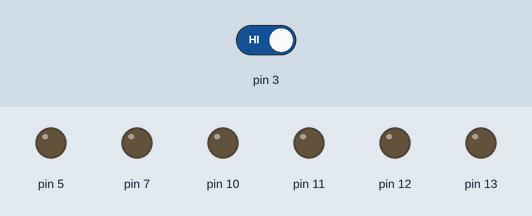
Recording of a sketch running on a simulated Arduino Uno, built with avr-gcc and run on an emulated ATmega328P. Shown: output pins drawn as LEDs (lit = HIGH). Dashed ring = blinking. Inputs (shaded band) come from the test bench; at power-on: pin 3 HIGH.

Above: at 12.8 s.
12.9 s: pin 3 driven LOW
At 14.3 s:
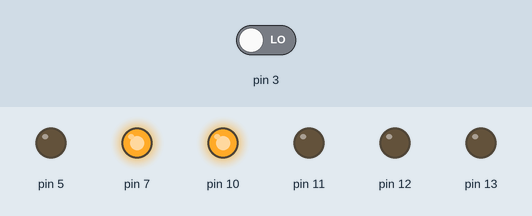
At 18.4 s:
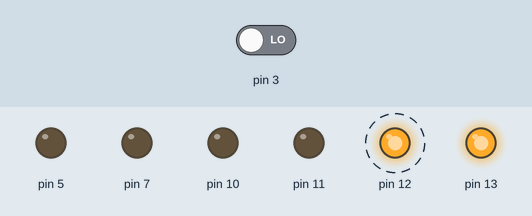
21.0 s: pin 3 driven HIGH
At 21.4 s:
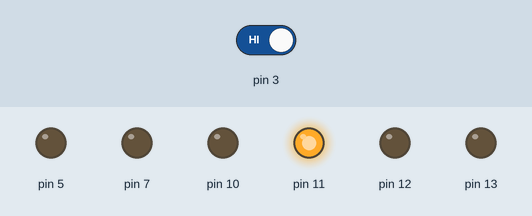
Timing chart, 0 to 35.5 s (numbered marks = the images above; inputs shaded):
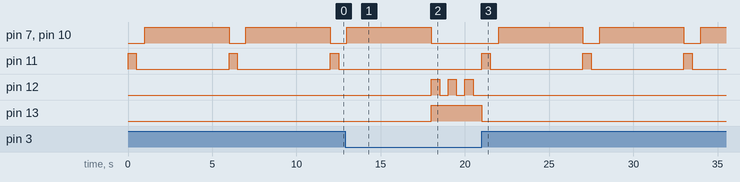

The sketch:

sketch_Amepl.ino
```cpp
void setup() {
  // put your setup code here, to run once:
  pinMode(13, OUTPUT);
  pinMode(12, OUTPUT);
  pinMode(11, OUTPUT);
  pinMode(10, OUTPUT);
  pinMode(7, OUTPUT);
  pinMode(5, OUTPUT);
  pinMode(3,INPUT);
}

void loop() {
  // put your main code here, to run repeatedly:
{if(digitalRead(3)==LOW)

{digitalWrite(13, HIGH);
{digitalWrite(12, HIGH);
delay(500);
digitalWrite(12, LOW);
delay(500);}
}else{
  digitalWrite(13,LOW);
  digitalWrite(12,LOW);
  digitalWrite(11,HIGH);
  delay(500);
  digitalWrite(11, LOW);
  delay(500);
  {digitalWrite(10, HIGH);
  digitalWrite(7,HIGH);
  delay(5000);
  digitalWrite(7,LOW);
  digitalWrite(10,LOW);
  }
}
}

}
```

Measured:
- after the input at 12.9 s, pin 7, pin 10: goes on until 18.0 s, then stays LOW; pin 11: stays LOW (without the input it goes to HIGH after 5.1 s); pin 12: alternates HIGH for 0.50 s and LOW for 0.50 s, starting after 5.1 s; pin 13: LOW → HIGH after 5.1 s
- after the input at 21.0 s, pin 7, pin 10: alternates HIGH for 5.0 s and LOW for 1.0 s, starting after 1.0 s; pin 11: alternates HIGH for 0.50 s and LOW for 5.5 s, starting at once; pin 12: stops changing and stays LOW; pin 13: HIGH → LOW at once
- by itself, pin 7, pin 10: alternates HIGH for 5.0 s and LOW for 1.0 s
- by itself, pin 11: alternates HIGH for 0.50 s and LOW for 5.5 s
